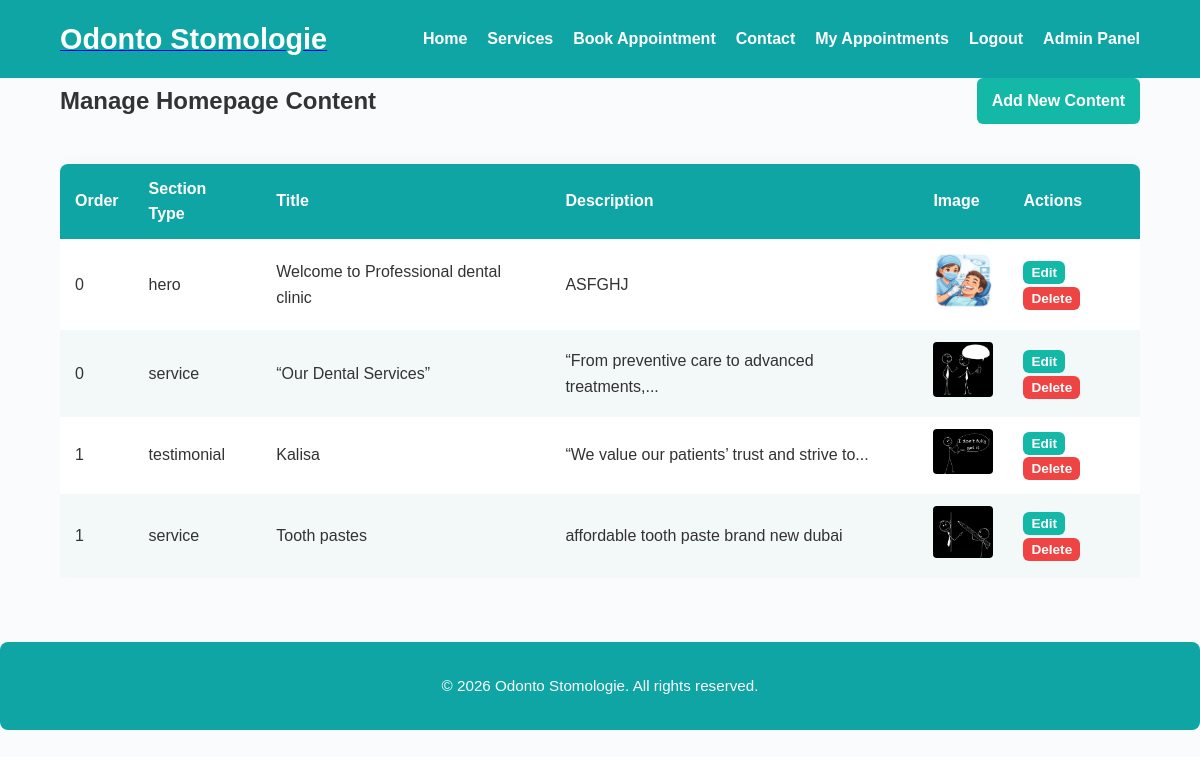
/admin/home-content (signed in), run on the app's committed database.
### models.py (models this page shows)
class HomeContent(db.Model):
    id = db.Column(db.Integer, primary_key=True)
    section_type = db.Column(db.String(50))  # e.g., "hero", "service", "testimonial", "logo"
    title = db.Column(db.String(200))
    description = db.Column(db.Text)
    image = db.Column(db.String(200))  # store filename of uploaded image
    order = db.Column(db.Integer, default=0)  # for sorting cards
    created_at = db.Column(db.DateTime, default=datetime.utcnow)

### routes/admin.py (the view)
@admin_bp.route('/home-content')
@login_required
@admin_required
def home_content_list():
    contents = HomeContent.query.order_by(HomeContent.order).all()
    return render_template('admin/home_content_list.html', contents=contents)

### app.py (called while the page is built)
@login_manager.user_loader
def load_user(user_id):
    return User.query.get(int(user_id))

### routes/admin.py (called while the page is built)
def admin_required(f):
    @wraps(f)
    def decorated_function(*args, **kwargs):
        if current_user.role != 'admin':
            flash("Access denied!", "danger")
            return redirect(url_for('auth.home'))
        return f(*args, **kwargs)
    return decorated_function

### templates/admin/home_content_list.html
{% extends "base.html" %}
{% block content %}
<div class="dashboard-header">
    <h2>Manage Homepage Content</h2>
    <a href="{{ url_for('admin.add_home_content') }}" class="btn btn-primary">Add New Content</a>
</div>
{% if contents %}
<div class="table-container">
    <table class="appointments-table">
        <thead>
            <tr>
                <th>Order</th>
                <th>Section Type</th>
                <th>Title</th>
                <th>Description</th>
                <th>Image</th>
                <th>Actions</th>
            </tr>
        </thead>
        <tbody>
            {% for content in contents %}
            <tr>
                <td>{{ content.order }}</td>
                <td>{{ content.section_type }}</td>
                <td>{{ content.title }}</td>
                <td>{{ content.description|truncate(50) }}</td>
                <td>
                    {% if content.image %}
                        <img src="{{ url_for('static', filename='uploads/' + content.image) }}" alt="{{ content.title }}" class="table-thumb">
                    {% else %}
                        N/A
                    {% endif %}
                </td>
                <td>
                    <a href="{{ url_for('admin.edit_home_content', content_id=content.id) }}" class="btn btn-primary btn-sm">Edit</a>
                    <form action="{{ url_for('admin.delete_home_content', content_id=content.id) }}" method="POST" style="display:inline-block;" onsubmit="return confirm('Are you sure?');">
                        <button type="submit" class="btn btn-reject btn-sm">Delete</button>
                    </form>
                </td>
            </tr>
            {% endfor %}
        </tbody>
    </table>
</div>
{% else %}
<p class="no-appointments">No homepage content added yet.</p>
{% endif %}
{% endblock %}

### templates/base.html (shortened to what this page needs)
<!DOCTYPE html>
<html lang="en">
<head>
    {% set logo = home_contents | selectattr('section_type', 'equalto', 'logo') | first %}
    <link rel="stylesheet" href="{{ url_for('static', filename='css/style.css') }}">
</head>
<body>
<header class="navbar" role="banner">
    <div class="container navbar-container">
        <div class="logo-container">
            <a href="{{ url_for('auth.home') }}">
                {% if logo and logo.image %}
                    <img src="{{ url_for('static', filename='uploads/' + logo.image) }}"
                         alt="{{ logo.title if logo and logo.title else 'Dental Clinic Logo' }}"
                         class="logo-img">
                {% else %}
                    <span class="logo-text">Odonto Stomologie</span>
                {% endif %}
            </a>
        </div>
        <nav class="nav-links" role="navigation">
            <a href="{{ url_for('auth.home') }}">Home</a>
            <a href="{{ url_for('auth.home') }}#services">Services</a>
            <a href="{{ url_for('patient.book') }}">Book Appointment</a>
            <a href="{{ url_for('auth.home') }}#contact">Contact</a>
            {% if current_user.is_authenticated %}
                <a href="{{ url_for('patient.my_appointments') }}">My Appointments</a>
                <a href="{{ url_for('auth.logout') }}">Logout</a>
            {% else %}
                <a href="{{ url_for('auth.login') }}">Login</a>
                <a href="{{ url_for('auth.register') }}">Register</a>
            {% endif %}
            {% if current_user.is_authenticated and current_user.role == 'admin' %}
                <a href="{{ url_for('admin.dashboard') }}" class="role-link">
                    Admin Panel
                </a>
            {% endif %}
        </nav>
    </div>
</header>
<main class="container" role="main">
    {% block content %}{% endblock %}
</main>
<footer class="footer" role="contentinfo">
    <div class="container footer-container">
        <p>
            &copy; 2026
            {{ logo.title if logo and logo.title else 'Odonto Stomologie' }}.
            All rights reserved.
        </p>
    </div>
</footer>
</body>
</html>

### static/css/style.css (style rules this page uses)
* { margin:0;padding:0;box-sizing:border-box }
body { font-family:'Poppins',Arial,Helvetica,sans-serif;background:#f9fbfd;color:#333;line-height:1.6 }
.container { width:90%;max-width:1200px;margin:auto }
.navbar { background:#0ea5a4;color:#fff;padding:1rem 0;position:sticky;top:0;z-index:1000 }
.navbar-container { display:flex;justify-content:space-between;align-items:center;position:relative }
.logo-text { font-size:1.8rem;font-weight:700;color:#fff;text-decoration:none }
.nav-links { display:flex;align-items:center;gap:20px }
.nav-links a { font-weight:600;color:#fff;text-decoration:none;transition:color .2s }
.btn,.btn-primary { padding:10px 15px;border-radius:6px;font-weight:600;font-size:1rem; cursor:pointer;border:none;transition:background .2s,transform .2s }
.btn-primary { background:#14b8a6;color:#fff;text-decoration:none }
.btn.reject,.btn-reject { background:#ef4444;color:#fff }
.btn-sm { padding:4px 8px;font-size:.85rem }
.dashboard-header { display:flex;justify-content:space-between;align-items:center;margin-bottom:1.5rem }
.table-container { overflow-x:auto }
.appointments-table { width:100%;border-collapse:collapse;margin-top:1rem;background:#fff; border-radius:8px;overflow:hidden;box-shadow:0 0 15px rgba(0,0,0,.05) }
.appointments-table th,.appointments-table td { padding:12px 15px;text-align:left }
.appointments-table th { background:#0ea5a4;color:#fff;font-weight:600 }
.appointments-table tr:nth-child(even) { background:#f3f8f8 }
.table-thumb { width:60px;border-radius:4px }
.footer { margin-top:4rem;padding:2rem 1rem;background:#0ea5a4; text-align:center;font-size:.95rem;color:#fff;border-radius:8px }
.footer-container { text-align:center }

### data on the page
HomeContent: order "0", section_type "hero", title "Welcome to Professional dental clinic", description "ASFGHJ", image (picture)
HomeContent: order "0", section_type "service", title "“Our Dental Services”", description "“From preventive care to advanced treatments,...", image (picture)
HomeContent: order "1", section_type "testimonial", title "Kalisa", description "“We value our patients’ trust and strive to...", image (picture)
HomeContent: order "1", section_type "service", title "Tooth pastes", description "affordable tooth paste brand new dubai", image (picture)

### other printed values
{{ logo.title if logo and logo.title else 'Odonto Stomologie' }} "Odonto Stomologie"
